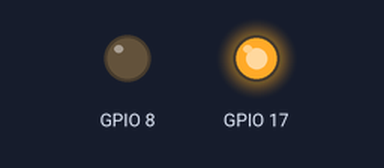
Simulated run of this program. Board: Raspberry Pi (BCM pin numbers). Shown: output pins drawn as LEDs (lit = HIGH).

Above: at 0.1 s.
Timing chart, 0 to 1.6 s (numbered marks = the images above):
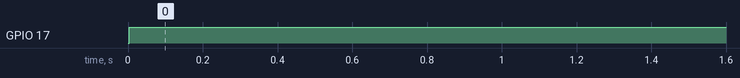

The program:

RcMode.py
```python
#!/usr/bin/env python2
import pigpio
import time

pi = pigpio.pi()

pi.set_mode(8, pigpio.OUTPUT)  # conversion
pi.set_mode(17, pigpio.OUTPUT)  # LEDout

while True:
    pi.write(8, 0)
    pi.write(17, 1)
```

Measured:
- by itself, GPIO 17: LOW → HIGH at 0.00 s
